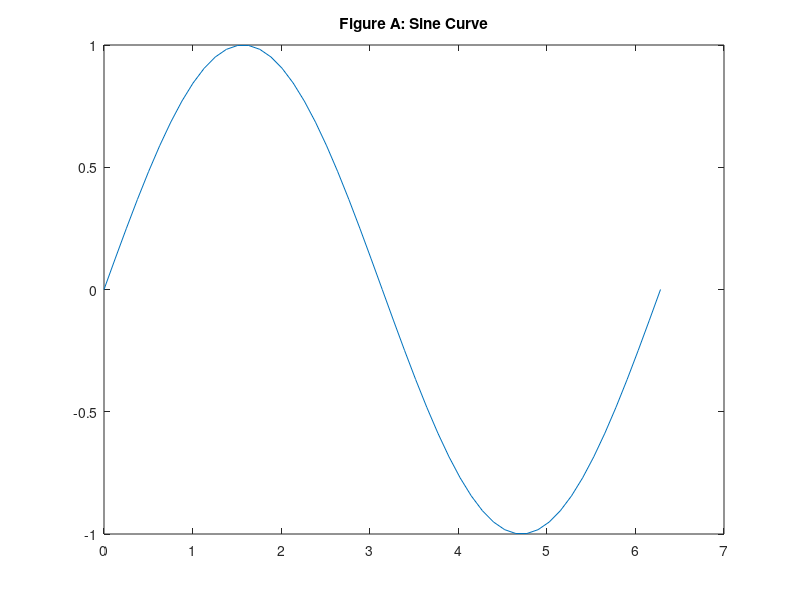

MATLAB code to generate this figure:
%Imprimir un programa en un archivo
xx = 2*pi*(0:0.02:1);
plot(xx, sin(xx))
% Put a title on the figure.
title('Figure A: Sine Curve')
pause
% Store the graph in the file figureA.eps.
print -deps figureA
